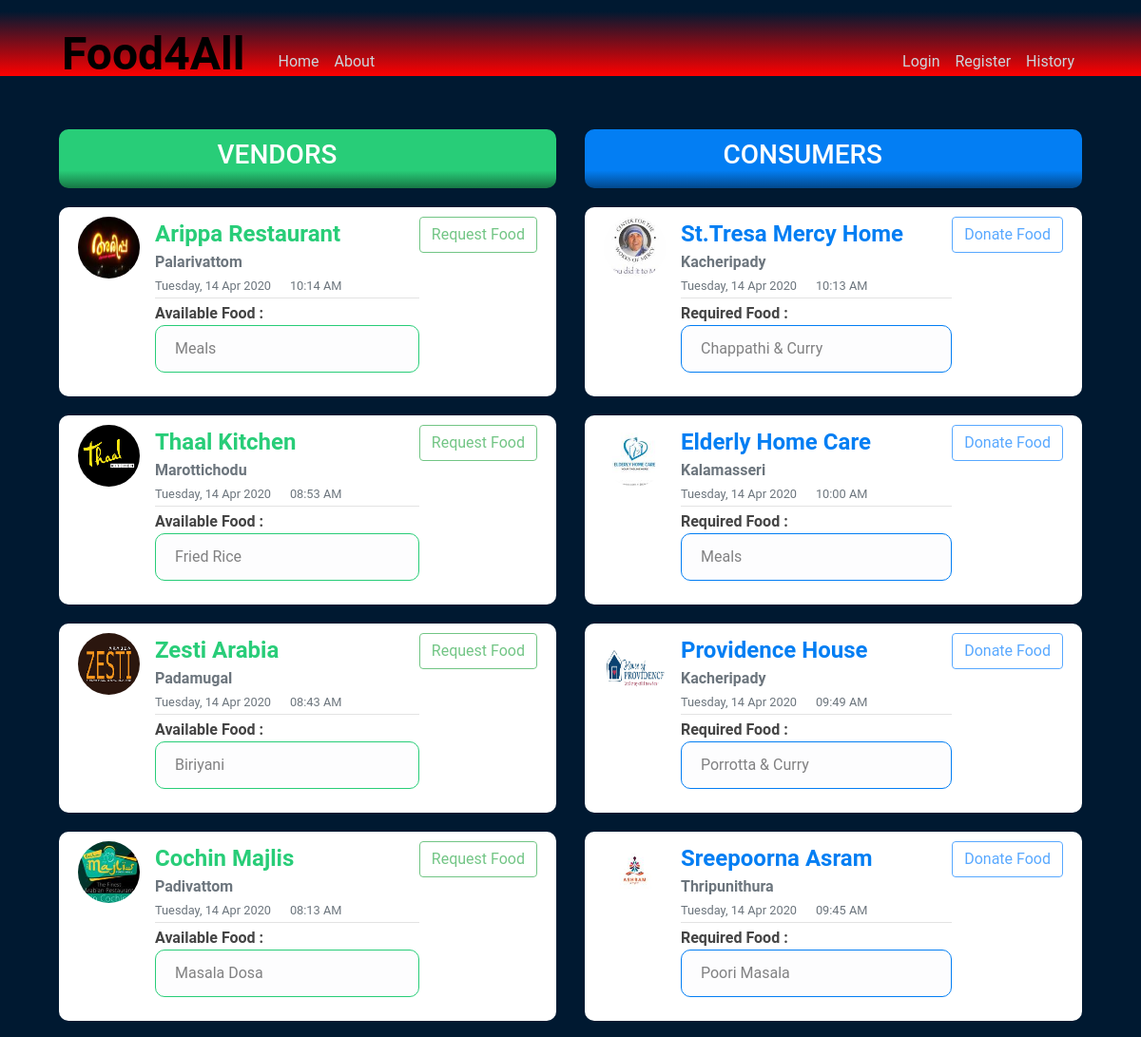
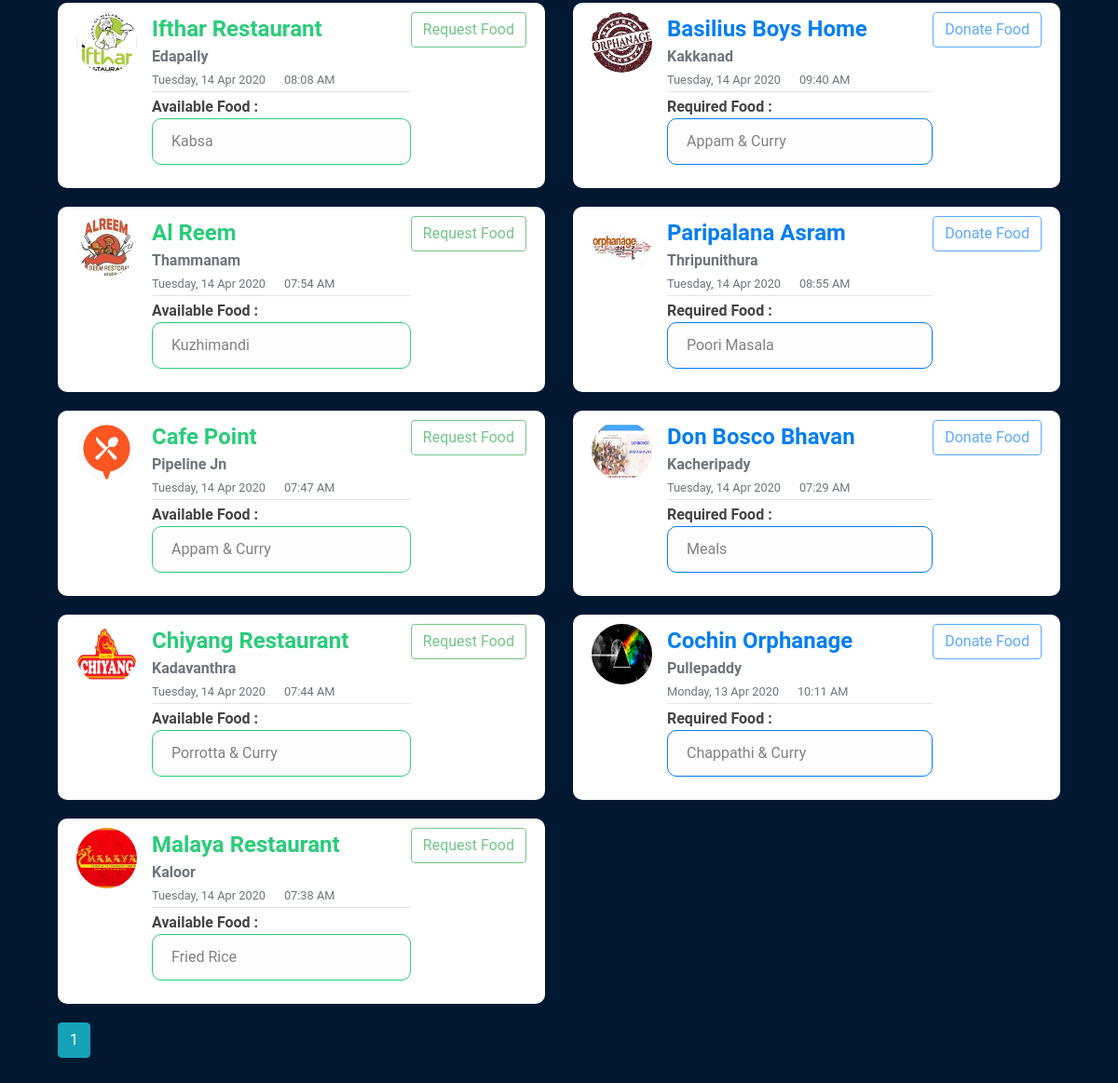
The page /home on the database its author committed (2 pictures, top to bottom).
### flaskblog/models.py (models this page shows, shortened)
class Post(db.Model):
    id = db.Column(db.Integer, primary_key=True)
    date_posted = db.Column(db.DateTime, nullable=False, default=datetime.utcnow)
    food = db.Column(db.String(30), nullable=False)
    matchrequest = db.Column(db.Boolean, default=False)
    requestpartner = db.Column(db.String(20),default="000")
    requestpartnerid = db.Column(db.Integer,default=-1)
    findrequest_flag = db.Column(db.Boolean, default=False)
    findrequestpostid = db.Column(db.Integer,default=-1)
    user_id = db.Column(db.Integer, db.ForeignKey('user.id'), nullable=False)

class User(db.Model, UserMixin):
    id = db.Column(db.Integer, primary_key=True)
    username = db.Column(db.String(20), unique=True, nullable=False)
    usertype = db.Column(db.String(20),nullable=False)
    location = db.Column(db.String(20), nullable=False)
    email = db.Column(db.String(120), unique=True, nullable=False)
    image_file = db.Column(db.String(20), nullable=False, default='default.jpg')
    password = db.Column(db.String(60), nullable=False)
    accept_flag = db.Column(db.Boolean,default=False)
    decline_flag = db.Column(db.Boolean,default=False)
    RequestIN_flag = db.Column(db.Integer,default=0)
    RequestOUT_flag = db.Column(db.Integer,default=0)
    RequestCheythaAldeID = db.Column(db.Integer,default=-1)
    RequestThannaAldeID= db.Column(db.Integer,default=-1)
    key=db.Column(db.Integer)
    key_flag=db.Column(db.Boolean,default=False)
    KeyThannaAal= db.Column(db.String(20))
    posts = db.relationship('Post', backref='author', lazy=True)
    notifications = db.relationship('Notification', backref='owner', lazy=True)

### flaskblog/routes.py (the view)
@app.route("/")
@app.route("/home")
def home():
    page=request.args.get('page',1,type=int)
    posts = Post.query.order_by(Post.date_posted.desc()).paginate(per_page=100)
    return render_template('home.html', posts=posts)

### flaskblog/templates/home.html (shortened to what this page needs)
{% extends "layout.html" %}
{% block content %}
<div class="row">
  <div class="col-md-6">
    <article class="media content-section" style="  background: linear-gradient(to bottom, #28cd78 70%, black 140%); border-color: #ff0033; border-width: 5px; border-radius: 10px;">
    <h3 style="color: white;align-content: center;">&nbsp;&nbsp;&nbsp;&nbsp;&nbsp;&nbsp;&nbsp;&nbsp;&nbsp;&nbsp;&nbsp;&nbsp;&nbsp;&nbsp;&nbsp;&nbsp;&nbsp;&nbsp;&nbsp;&nbsp;&nbsp;VENDORS</h3>
    </article>
  </div>
  <div class="col-md-6">
    <article class="media content-section" style="background: linear-gradient(to bottom, #037ef3 70%, black 140%); border-color: #037ef3; border-width: 5px;border-radius: 10px;">
    <h3 style="color:white">&nbsp;&nbsp;&nbsp;&nbsp;&nbsp;&nbsp;&nbsp;&nbsp;&nbsp;&nbsp;&nbsp;&nbsp;&nbsp;&nbsp;&nbsp;&nbsp;&nbsp;&nbsp;CONSUMERS</h3>
  </article>
  </div>
</div>
<div class="row">
  <div class="col-md-6">
    {% for post in posts.items %}
      {% if post.author.usertype=="Vendor" %}
        {% if post.user_id==current_user.id %}
        <article style="background: linear-gradient(to bottom, #001931 15%, white 100%); " class="media content-section">
        {%else%}
        <article  class="media content-section">
        {%endif%}
          <img class="rounded-circle article-img" src="{{ url_for('static', filename='profile_pics/' + post.author.image_file) }}">
          <div class="media-body">
            <div class="article-metadata">
              <b><a><font size="5" color=#28cd78 class="mr-2" href="#">{{ post.author.username }}</b></font></a><br>
              <b><a class="text-muted">{{ post.author.location }}</a></b> <br>
              <small class="text-muted">{{ post.date_posted.strftime('%A,  %d %b %Y') }}</small>&nbsp;&nbsp;&nbsp;&nbsp;
              <small class="text-muted">{{ post.date_posted.strftime('%I:%M %p') }}</small>
            </div>
            <b><a class="article-title1" href="{{ url_for('post', post_id=post.id) }}">Available Food :</a></b>
            <p class="article-content list-group">
                <li style="border-color:#28cd78; " class="list-group-item list-group-item-light">{{ post.food }}</li>
            </p>
            </div>
            {% if current_user.usertype=="Consumer" %}
            <a href="{{ url_for('confirmmatch',post_id=post.id, partner_id=current_user.id) }}"><button class="btn btn-outline-success" type="button" >Request Food </button></a>
            {%else%}
            <button type="button" class="btn btn-outline-success" disabled>Request Food </button>
            {%endif%}
        </article>
      {%endif%}
    {%endfor%}
  </div>
  <div class="col-md-6">
    {% for post in posts.items %}
      {% if post.author.usertype=="Consumer" %}
        {% if post.user_id==current_user.id %}
        <article style="background: linear-gradient(to bottom, #001931 15%, white 100%);" class="media content-section">
        {%else%}
        <article  class="media content-section">
        {%endif%}
          <img class="rounded-circle article-img" src="{{ url_for('static', filename='profile_pics/' + post.author.image_file) }}">
          <div class="media-body">
            <div class="article-metadata">
              <b><a><font size="5" color=#037ef3 class="mr-2" href="#">{{ post.author.username }}</b></font></a><br>
              <b><a class="text-muted">{{ post.author.location }}</a></b> <br>
              <small class="text-muted">{{ post.date_posted.strftime('%A,  %d %b %Y') }}</small>&nbsp;&nbsp;&nbsp;&nbsp;
              <small class="text-muted">{{ post.date_posted.strftime('%I:%M %p') }}</small>
            </div>
            <b><a class="article-title2" href="{{ url_for('post', post_id=post.id) }}">Required Food :</a></b>
            <p class="article-content list-group">
                <li style="border-color:#037ef3 " class="list-group-item list-group-item-light">{{ post.food }}</li>
            </p>
          </div>
            {% if current_user.usertype=="Vendor" %}
            <a href="{{ url_for('confirmmatch',post_id=post.id,partner_id=current_user.id) }}"><button class="btn btn-outline-success" type="button" data-toggle="modal" data-target="#matchModal" >Donate Food </button></a>
            {%else%}
            <button type="button" class="btn btn-outline-primary" disabled>Donate Food </button>
            {%endif%}
        </article>
      {% endif %}
    {% endfor %}
  </div>
</div>
    {%for page_num in posts.iter_pages(left_edge=1,right_edge=1,left_current=1,right_current=2) %}
      {%if page_num%}
        {%if posts.page==page_num%}
          <a class="btn btn-info mb-4" href="{{url_for('home',page=page_num)}}">{{page_num}}</a>
        {%else%}
          <a class="btn btn-outline-info mb-4" href="{{url_for('home',page=page_num)}}">{{page_num}}</a>
        {%endif%}
      {%endif%}
    {%endfor%}
{% endblock content %}

### flaskblog/templates/layout.html (shortened to what this page needs)
<!DOCTYPE html>
<html>
<head>
    <link rel="stylesheet" href="https://maxcdn.bootstrapcdn.com/bootstrap/4.0.0/css/bootstrap.min.css">
    <link rel="stylesheet" type="text/css" href="{{ url_for('static', filename='style.css') }}">
</head>
<body style="background-color: #001931;">
    <header class="site-header">
      <nav class="navbar navbar-expand-sm navbar-dark bg-steel fixed-top " style="padding: 1rem;">
        <div class="container">
          <b><a style="color: black;margin-bottom: 1rem;" class="navbar-brand mr-4" href="/"><font size="7">Food4All</a></b></font>
          <div class="collapse navbar-collapse" id="navbarToggle">
            <div class="navbar-nav mr-auto">
              {% if current_user.is_authenticated %}
              <a class="nav-item nav-link" href="{{ url_for('home2') }}">Home</a>
              {% else %}
              <a class="nav-item nav-link" href="{{ url_for('home') }}">Home</a>
              {% endif %}
              <a class="nav-item nav-link" href="{{ url_for('about') }}">About</a>
            </div>
            <div class="navbar-nav">
              {% if current_user.is_authenticated %}
                <a class="navbar-brand mr-8" style="color:grey;text-align: right;" href="{{ url_for('home2') }}"><font font face="Century Gothic" size="4">Logged in as <b>{{current_user.username}}&nbsp;&nbsp;&nbsp;&nbsp;&nbsp;&nbsp;&nbsp;&nbsp;</b></a></font>
                <a class="nav-item nav-link" href="{{ url_for('new_post') }}">New Post</a>
                <a class="nav-item nav-link" href="{{ url_for('account') }}">Account</a>
                <a class="nav-item nav-link" href="{{ url_for('logout') }}">Logout</a>
                <a class="nav-item nav-link" href="{{ url_for('requests') }}">Notifications</a>
              {% else %}
                <a class="nav-item nav-link" href="{{ url_for('login') }}">Login</a>
                <a class="nav-item nav-link" href="{{ url_for('register') }}">Register</a>
                <a class="nav-item nav-link" href="{{ url_for('history') }}">History</a>
              {% endif %}
            </div>
          </div>
        </div>
      </nav>
    </header>
    <main role="main" class="container">
      <div class="row">
        <div class="col-md-12">
            <br>
        </div>
      </div>
      {% block content %}{% endblock %}
    </main>
</body>
</html>

### flaskblog/static/style.css (style rules this page uses)
* { margin: 0; box-sizing: border-box; }
body { background: #001931; color: #750000; margin-top: 5rem; font-family: "Roboto", sans-serif; }
.navbar { height: 80px; }
.navbar-brand { padding: 3px; height: 15px; line-height: 8px; }
.container { margin-top: 50px; padding: 32px; }
body { background: #fafafa; color: #333333; margin-top: 5rem; }
h1, h2, h3, h4, h5, h6 { color: #444444; }
.bg-steel { background: linear-gradient(to bottom, #001931 15%, #ff0000 100%); }
.site-header .navbar-nav .nav-link { color: #cbd5db; }
.content-section { background-color: white; padding: 10px 20px; margin-bottom: 20px; border-radius: 10px; }
.article-title1 { color: #444444; }
.article-title2 { color: #444444; }
.article-content { white-space: pre-line; }
.article-img { height: 65px; width: 65px; margin-right: 16px; }
.article-metadata { padding-bottom: 1px; margin-bottom: 4px; border-bottom: 1px solid #e3e3e3 }
.list-group-item { border-radius: 10px; }

### rows shown on the page
Post: image_file (picture), author.username "Arippa Restaurant", author.location "Palarivattom", date_posted "Tuesday, 14 Apr 2020", date_posted "10:14 AM", food "Meals"
Post: image_file (picture), author.username "Thaal Kitchen", author.location "Marottichodu", date_posted "Tuesday, 14 Apr 2020", date_posted "08:53 AM", food "Fried Rice"
Post: image_file (picture), author.username "Zesti Arabia", author.location "Padamugal", date_posted "Tuesday, 14 Apr 2020", date_posted "08:43 AM", food "Biriyani"
Post: image_file (picture), author.username "Cochin Majlis", author.location "Padivattom", date_posted "Tuesday, 14 Apr 2020", date_posted "08:13 AM", food "Masala Dosa"
Post: image_file (picture), author.username "Ifthar Restaurant", author.location "Edapally", date_posted "Tuesday, 14 Apr 2020", date_posted "08:08 AM", food "Kabsa"
Post: image_file (picture), author.username "Al Reem", author.location "Thammanam", date_posted "Tuesday, 14 Apr 2020", date_posted "07:54 AM", food "Kuzhimandi"
Post: image_file (picture), author.username "Cafe Point", author.location "Pipeline Jn", date_posted "Tuesday, 14 Apr 2020", date_posted "07:47 AM", food "Appam & Curry"
Post: image_file (picture), author.username "Chiyang Restaurant", author.location "Kadavanthra", date_posted "Tuesday, 14 Apr 2020", date_posted "07:44 AM", food "Porrotta & Curry"
Post: image_file (picture), author.username "Malaya Restaurant", author.location "Kaloor", date_posted "Tuesday, 14 Apr 2020", date_posted "07:38 AM", food "Fried Rice"
Post: image_file (picture), author.username "St.Tresa Mercy Home", author.location "Kacheripady", date_posted "Tuesday, 14 Apr 2020", date_posted "10:13 AM", food "Chappathi & Curry"
Post: image_file (picture), author.username "Elderly Home Care", author.location "Kalamasseri", date_posted "Tuesday, 14 Apr 2020", date_posted "10:00 AM", food "Meals"
Post: image_file (picture), author.username "Providence House", author.location "Kacheripady", date_posted "Tuesday, 14 Apr 2020", date_posted "09:49 AM", food "Porrotta & Curry"
Post: image_file (picture), author.username "Sreepoorna Asram", author.location "Thripunithura", date_posted "Tuesday, 14 Apr 2020", date_posted "09:45 AM", food "Poori Masala"
Post: image_file (picture), author.username "Basilius Boys Home", author.location "Kakkanad", date_posted "Tuesday, 14 Apr 2020", date_posted "09:40 AM", food "Appam & Curry"
Post: image_file (picture), author.username "Paripalana Asram", author.location "Thripunithura", date_posted "Tuesday, 14 Apr 2020", date_posted "08:55 AM", food "Poori Masala"
Post: image_file (picture), author.username "Don Bosco Bhavan", author.location "Kacheripady", date_posted "Tuesday, 14 Apr 2020", date_posted "07:29 AM", food "Meals"
Post: image_file (placeholder picture), author.username "Cochin Orphanage", author.location "Pullepaddy", date_posted "Monday, 13 Apr 2020", date_posted "10:11 AM", food "Chappathi & Curry"

### other values the page prints
{{ page_num }} "1"
